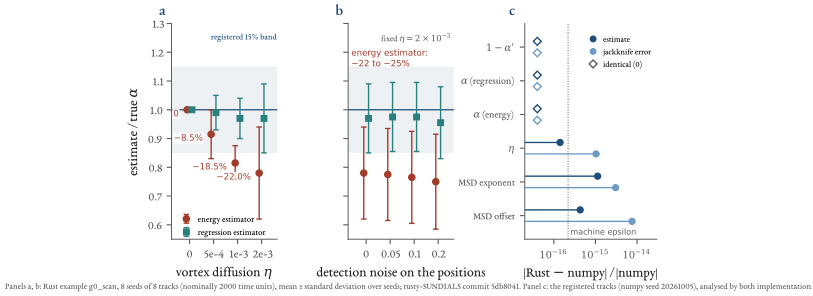

Write the Python code that produced this figure.
"""Chapter 10, figure 'estimator': the registered synthetic gate G0 (known alpha = 0.02) run by the rusty-SUNDIALS example g0_scan (Rust Langevin generator
+ Rust estimators, seeds 0..7), and the numpy-versus-Rust comparison of the estimators on identical tracks.
Inputs (made by figures/ch10_run_estimator.sh under the shared heavy-job lock):
   figures/ch10_raw/g0_eta_scan.txt    g0_scan 8 --eta-scan   (detection noise 0, eta swept)
   figures/ch10_raw/g0_noise_scan.txt  g0_scan 8              (eta = 2e-3, detection noise swept)
   figures/ch10_raw/cross_impl.json    ch10_cross_impl.py     (same tracks, numpy and Rust)
Run:  .venv/bin/python book/figures/ch10_estimator.py"""
import sys, re, json
from pathlib import Path
sys.path.insert(0, str(Path(__file__).resolve().parents[1]))
from figstyle import *
plt.rcParams["axes.unicode_minus"] = False
here = Path(__file__).resolve().parent; raw = here / "ch10_raw"
TRUE = 0.02

def parse(path):
    rows = []
    for ln in path.read_text().splitlines():
        m = re.match(r"noise\s+([\d.]+)\s+eta\s+(\S+)\s+([\d.]+)\s+\+-\s+([\d.]+|NaN)\s+([\d.]+)\s+\+-\s+([\d.]+|NaN)\s+([\d.]+)\s+(\S+)", ln)
        if m: rows.append(dict(noise=float(m[1]), eta=float(m[2]), e=float(m[3]), esd=float(m[4]), r=float(m[5]), rsd=float(m[6]), oma=float(m[7])))
    return rows
eta_rows, noise_rows = parse(raw / "g0_eta_scan.txt"), parse(raw / "g0_noise_scan.txt")
cross = json.load(open(raw / "cross_impl.json"))
assert len(eta_rows) == 4 and len(noise_rows) == 4, (len(eta_rows), len(noise_rows))

fig, ax = plt.subplots(1, 3, figsize=(TEXTW * 1.12, 2.8), gridspec_kw=dict(width_ratios=[1.0, 1.0, 1.25], wspace=0.62))
def panel_ratio(a, rows, xlabels, xlabel, below=False):
    x = np.arange(len(rows)); d = 0.10
    a.axhspan(0.85, 1.15, color=BLUE, alpha=0.08, lw=0); a.axhline(1, color=BLUE, lw=0.9)
    a.errorbar(x - d, [r["e"] / TRUE for r in rows], [r["esd"] / TRUE for r in rows], fmt="o", color=RED, ms=4.5, capsize=2, lw=1.0, label="energy estimator")
    a.errorbar(x + d, [r["r"] / TRUE for r in rows], [r["rsd"] / TRUE for r in rows], fmt="s", color=TEAL, ms=4, capsize=2, lw=1.0, label="regression estimator")
    for xi, r in zip(x, rows):
        pct = 100 * (r["e"] / TRUE - 1)
        if below: continue
        a.annotate((f"{pct:+.1f}%" if abs(pct) > 0.05 else "0").replace("+", "+").replace("-", "\u2212"), (xi - d, r["e"] / TRUE), textcoords="offset points", xytext=((0, -14) if below else (-6, -3)), ha=("center" if below else "right"), va="center", fontsize=6.2, color=RED, family="DejaVu Sans", bbox=dict(fc="white", ec="none", pad=0.6, alpha=0.85))
    a.set_xticks(x); a.set_xticklabels(xlabels); a.set_xlabel(xlabel); a.set_ylim(0.55, 1.3); a.set_xlim(-0.75, len(rows) - 0.35)
    a.set_ylabel(r"estimate / true $\alpha$")
panel_ratio(ax[0], eta_rows, ["0", "5e-4", "1e-3", "2e-3"], r"vortex diffusion $\eta$")
ax[0].legend(fontsize=6.3, loc="lower left", handletextpad=0.3, borderpad=0.2, bbox_to_anchor=(0.0, -0.02), frameon=False)
ax[0].text(0.98, 0.955, "registered 15% band", transform=ax[0].transAxes, ha="right", va="top", fontsize=6.2, color=BLUE)
panel(ax[0], "a")
panel_ratio(ax[1], noise_rows, ["0", "0.05", "0.1", "0.2"], "detection noise on the positions", below=True)
ax[1].set_ylabel(""); ax[1].set_yticklabels([]); panel(ax[1], "b")
ax[1].text(0.98, 0.955, r"fixed $\eta=2\times10^{-3}$", transform=ax[1].transAxes, ha="right", va="top", fontsize=6.2, color=GREY)
_b = sorted(abs(100 * (r["e"] / TRUE - 1)) for r in noise_rows)
ax[1].text(0.03, 0.885, "energy estimator:\n\u2212%.0f to \u2212%.0f%%" % (_b[0], _b[-1]), transform=ax[1].transAxes, ha="left", va="top", fontsize=6.2, color=RED, family="DejaVu Sans", linespacing=1.15)

# (c) numpy against Rust on identical tracks: lollipops on a log axis; exact agreement is drawn as an open diamond at the left edge
c = ax[2]
names = {"one_minus_alpha_prime": r"$1-\alpha'$", "alpha_regression": r"$\alpha$ (regression)", "alpha_energy": r"$\alpha$ (energy)", "eta": r"$\eta$", "msd_exponent": "MSD exponent", "msd_offset": "MSD offset"}
rows = {r["name"]: r["rel_diff"] for r in cross["rows"]}
y = np.arange(len(names))[::-1]; LEFT, ZERO = 2e-17, 4e-17
for yy, (k, lab) in zip(y, names.items()):
    for val, col, off, lbl in ((rows[k], BLUE, 0.17, "estimate"), (rows[k + "_se"], "#6F9CC4", -0.17, "its jackknife error")):
        if val == 0:
            c.plot([ZERO], [yy + off], marker="D", mfc="white", mec=col, ms=4, ls="none")
        else:
            c.hlines(yy + off, LEFT, val, color=col, lw=1.0); c.plot([val], [yy + off], "o", color=col, ms=4.3)
c.plot([], [], "o", color=BLUE, ms=4, label="estimate"); c.plot([], [], "o", color="#6F9CC4", ms=4, label="jackknife error"); c.plot([], [], marker="D", mfc="white", mec=GREY, ms=4, ls="none", label="identical (0)")
c.set_xscale("log"); c.set_xlim(LEFT, 3e-14); c.set_yticks(y); c.set_yticklabels(list(names.values()), fontsize=7.2); c.set_ylim(-0.7, len(names) - 0.3)
c.axvline(2.2e-16, color=GREY, lw=0.7, ls=":"); c.text(2.5e-16, -0.62, "machine epsilon", fontsize=5.8, color=GREY, va="bottom", family="DejaVu Sans")
c.set_xlabel("|Rust $-$ numpy| / |numpy|"); c.legend(fontsize=6.0, loc="upper right", bbox_to_anchor=(1.0, 0.97), handletextpad=0.2, borderpad=0.2, frameon=False)
c.set_xticks([1e-16, 1e-15, 1e-14]); c.set_xticklabels([r"$10^{-16}$", r"$10^{-15}$", r"$10^{-14}$"]); c.minorticks_off(); c.tick_params(axis="x", labelsize=7.2)
panel(c, "c")
rev = (raw / 'rusty_sundials_rev.txt').read_text().split()[0][:7]
fig.text(0.5, -0.045, f"Panels a, b: Rust example g0_scan, 8 seeds of 8 tracks (nominally 2000 time units), mean ± standard deviation over seeds; rusty-SUNDIALS commit {rev}. "
         f"Panel c: the registered tracks (numpy seed {cross['seed']}), analysed by both implementations.", ha="center", va="top", fontsize=6.2, color=GREY)
save(fig, "ch10_estimator")
